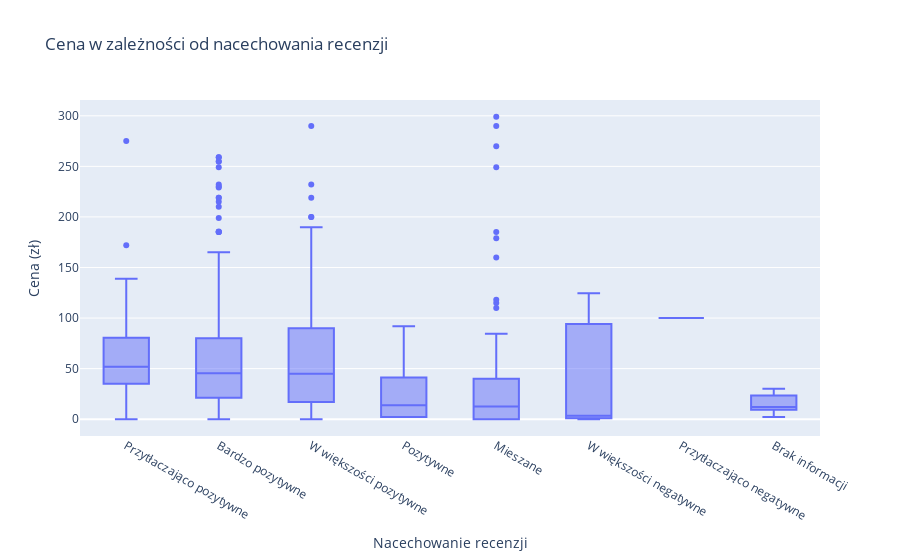

Notebook cell for this chart:
### Code cell
# 2. Zależność między ceną a nacechowaniem recenzji

# Mapowanie nacechowania na wartości numeryczne
sentiment_map = {
    'Bardzo pozytywne': 3,
    'Pozytywne': 2,
    'Mieszane': 1,
    'Negatywne': 0
}
df['sentiment_score'] = df['Nacechowanie recenzji'].map(sentiment_map)

# Określenie kolejności dla 'Nacechowanie recenzji'
category_order = ['Przytłaczająco pozytywne', 'Bardzo pozytywne', 'W większości pozytywne', 'Pozytywne', 'Mieszane', 'W większości negatywne', 'Przytłaczająco negatywne']

# Scatter plot
fig = px.box(df, x='Nacechowanie recenzji', y='Cena', title='Cena w zależności od nacechowania recenzji',
             labels={'Cena': 'Cena (zł)', 'Nacechowanie recenzji': 'Nacechowanie recenzji'},
             category_orders={'Nacechowanie recenzji': category_order})  # Dodajemy sortowanie

fig.show()

### Figure 1 — Plotly figure (JSON) as saved in the notebook; plotly's stock layout.template omitted (floating-point values rounded to 4 significant figures; data arrays with more than 128 entries replaced by an {"elided": "..."} marker saying what was removed)
{"data": [{"alignmentgroup": "True", "hovertemplate": "Nacechowanie recenzji=%{x}<br>Cena (zł)=%{y}<extra></extra>", "legendgroup": "", "marker": {"color": "#636efa"}, "name": "", "notched": false, "offsetgroup": "", "orientation": "v", "showlegend": false, "type": "box", "x": {"elided": "597 str values"}, "x0": " ", "xaxis": "x", "y": {"elided": "597 float values"}, "y0": " ", "yaxis": "y"}], "layout": {"boxmode": "group", "legend": {"tracegroupgap": 0}, "title": {"text": "Cena w zależności od nacechowania recenzji"}, "xaxis": {"anchor": "y", "categoryarray": ["Przytłaczająco pozytywne", "Bardzo pozytywne", "W większości pozytywne", "Pozytywne", "Mieszane", "W większości negatywne", "Przytłaczająco negatywne"], "categoryorder": "array", "domain": [0, 1], "title": {"text": "Nacechowanie recenzji"}}, "yaxis": {"anchor": "x", "domain": [0, 1], "title": {"text": "Cena (zł)"}}}}
